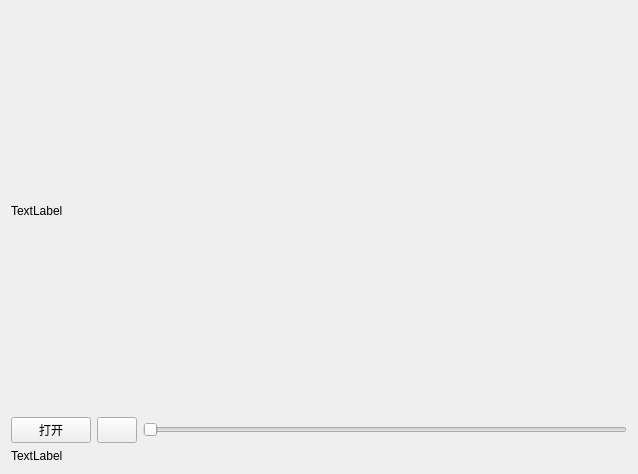
<?xml version="1.0" encoding="UTF-8"?>
<ui version="4.0">
 <class>Widget</class>
 <widget class="QWidget" name="Widget">
  <property name="geometry">
   <rect>
    <x>0</x>
    <y>0</y>
    <width>638</width>
    <height>474</height>
   </rect>
  </property>
  <property name="windowTitle">
   <string>Widget</string>
  </property>
  <layout class="QVBoxLayout" name="verticalLayout_2">
   <item>
    <layout class="QVBoxLayout" name="verticalLayout">
     <item>
      <widget class="QLabel" name="label_player">
       <property name="sizePolicy">
        <sizepolicy hsizetype="Expanding" vsizetype="Expanding">
         <horstretch>0</horstretch>
         <verstretch>0</verstretch>
        </sizepolicy>
       </property>
       <property name="text">
        <string>TextLabel</string>
       </property>
      </widget>
     </item>
     <item>
      <layout class="QHBoxLayout" name="horizontalLayout">
       <item>
        <widget class="QPushButton" name="openButton">
         <property name="text">
          <string>打开</string>
         </property>
        </widget>
       </item>
       <item>
        <widget class="QPushButton" name="m_playButton">
         <property name="sizePolicy">
          <sizepolicy hsizetype="Minimum" vsizetype="Minimum">
           <horstretch>0</horstretch>
           <verstretch>0</verstretch>
          </sizepolicy>
         </property>
         <property name="text">
          <string/>
         </property>
        </widget>
       </item>
       <item>
        <widget class="QSlider" name="horizontalSlider">
         <property name="orientation">
          <enum>Qt::Horizontal</enum>
         </property>
        </widget>
       </item>
      </layout>
     </item>
     <item>
      <widget class="QLabel" name="label2">
       <property name="sizePolicy">
        <sizepolicy hsizetype="Preferred" vsizetype="Preferred">
         <horstretch>0</horstretch>
         <verstretch>0</verstretch>
        </sizepolicy>
       </property>
       <property name="text">
        <string>TextLabel</string>
       </property>
      </widget>
     </item>
    </layout>
   </item>
  </layout>
 </widget>
 <layoutdefault spacing="6" margin="11"/>
 <resources/>
 <connections/>
</ui>
